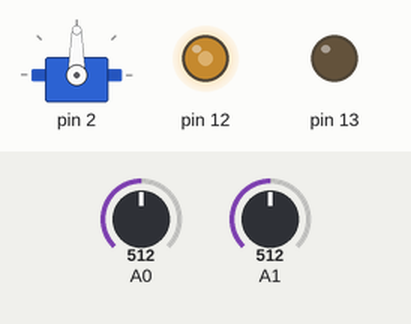
This sketch was run on a simulated Arduino Mega 2560, built with avr-gcc and run on an emulated ATmega2560. Shown: servo, output pins drawn as LEDs (lit = HIGH). Inputs (shaded band) come from the test bench; at power-on: A0 = 512, A1 = 512. What the sketch prints to the serial monitor is not drawn.

Above: at 4.0 s.
4.1 s: A0 set to 716
At 5.3 s:
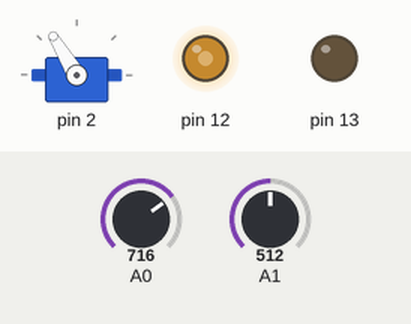
5.6 s: A1 set to 716
At 6.7 s:
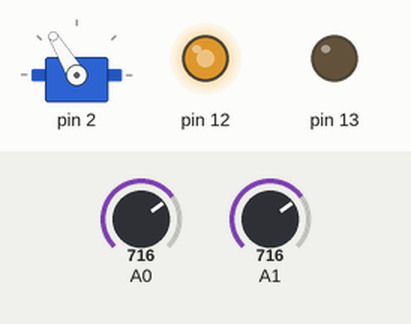
7.1 s: A0 set to 900
At 8.0 s:
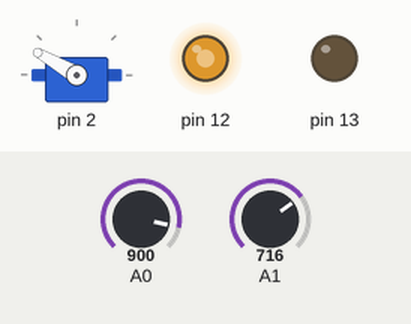
8.6 s: A1 set to 900
At 9.4 s:
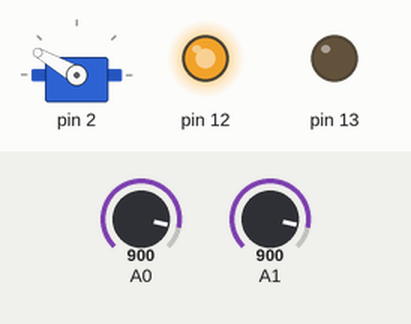
10.1 s: A0 set to 1023
At 10.7 s:
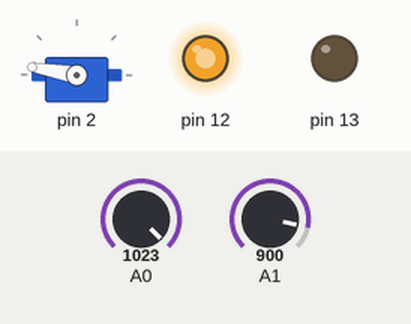
11.6 s: A1 set to 511
At 12.0 s:
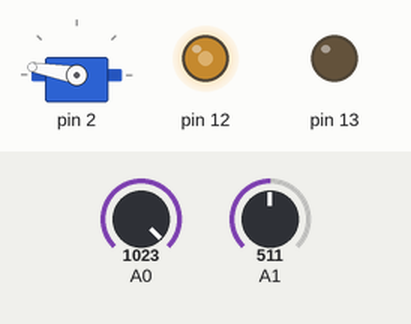
Timing chart, 0 to 14.1 s (numbered marks = the images above; inputs shaded):
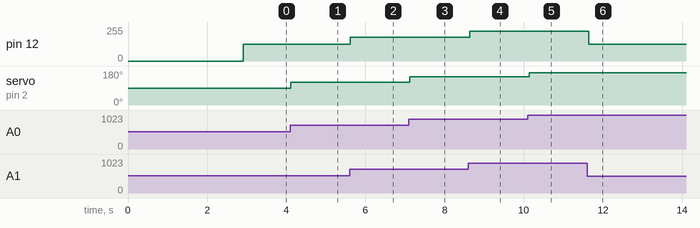

The sketch:

uart_node.ino
```cpp
#include <node.h>
#include <uart_stdout.h>

#include <led_cycler.h>
#include <servo_ctrl.h>

//Network
#define MY_ID  1

//Others
#define NET_INIT_DELAY 1000

LINK *link;

//Declared in led_cycler.cpp
extern uint8_t led_intensity;
extern uint8_t led_on;


//Overrides the message frame handler, so we can parse commands specific to our application
void mframe_parser(FRAME frame)
{
  if (strncmp(frame.payload, "!TLED", 5) == 0)
  {
    printf("!TLED from %u\n", frame.src);
    toggle_led();
  }
}

//Callback for JOIN, LEAVE, and RTBLE. Needed by LED cycler
void route_update_parser(FRAME frame)
{
  led_peer_update();
}


void setup()
{
  //Initialize GPIOs
  pinMode(DEMO_LED_PIN, OUTPUT);      //Demo LED
  pinMode(ACTIVITY_LED_PIN, OUTPUT);  //Link Activity LED
  pinMode(JOYSTICK_X_PIN, INPUT);     //Joystick
  pinMode(JOYSTICK_Y_PIN, INPUT);     //Joystick
  pinMode(SERVO_PIN, OUTPUT);         //Servo PWM

  //Setting up serial1 and stdout redirection
  stdout_uart_init();

  //Setup the network
  delay(NET_INIT_DELAY);                  //Give the switch a bit of time to initialize
  link = node_init(MY_ID, mframe_parser);
  set_join_handler(route_update_parser);
  set_leave_handler(route_update_parser);
  set_rtble_handler(route_update_parser);
  send_join_msg(link->id, link);

  //start the LED blinking cycle
  servo_ctrl_init(link);
  led_cycler_init(MY_ID, link);
  //send_led_msg(1);
}


void loop()
{
  net_task(0);
  joystick_servo();
  send_led_msg(0);
  //delay(100);
}
```

Measured:
- after the input at 4.1 s, servo on pin 2: 90° → 121° at once
- after the input at 5.6 s, pin 12: 127/255 → 178/255 at once
- after the input at 7.1 s, servo on pin 2: 121° → 150° at once
- after the input at 8.6 s, pin 12: 178/255 → 224/255 at once
- after the input at 10.1 s, servo on pin 2: 150° → 170° at once
- after the input at 11.6 s, pin 12: 224/255 → 127/255 at once
